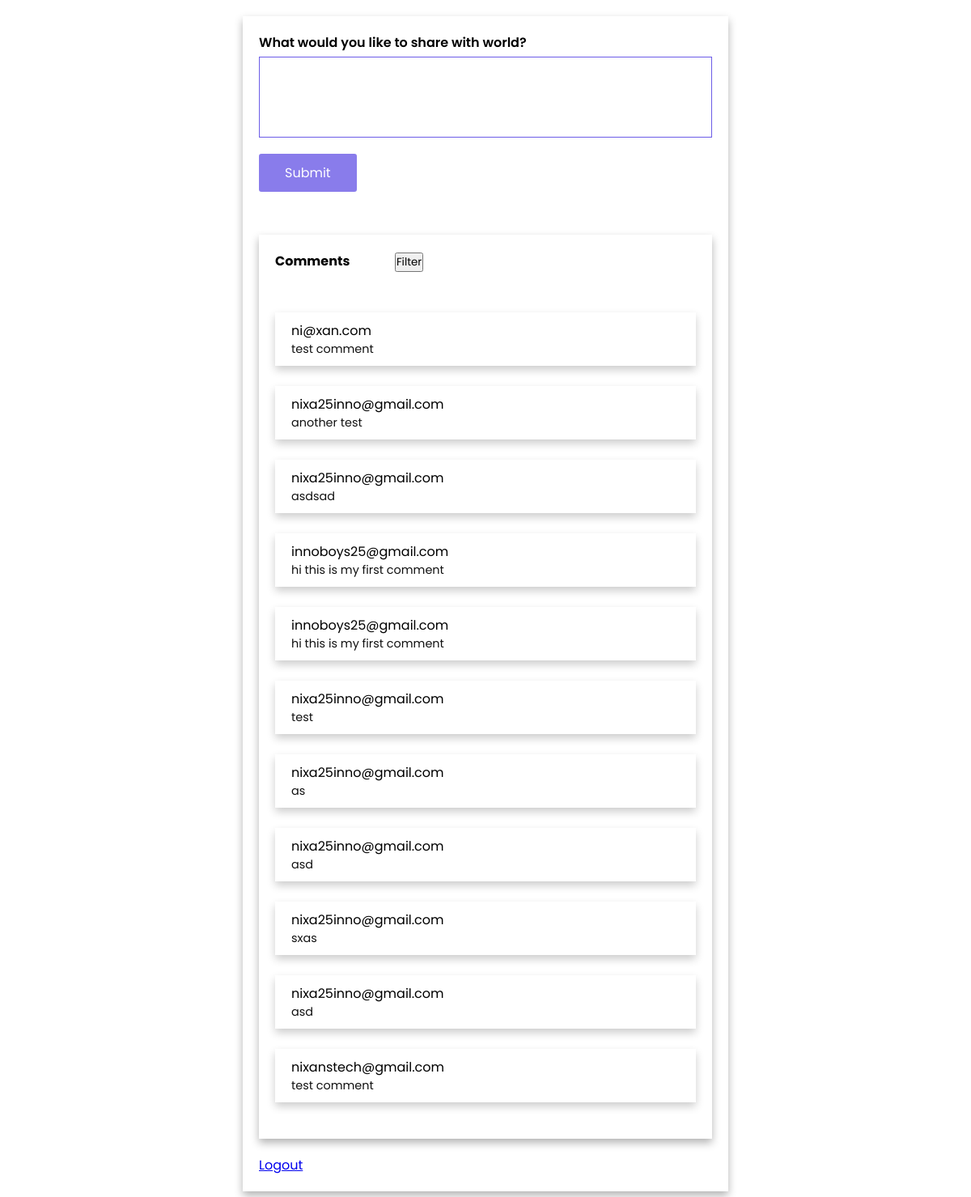
The app's page /comment.php (signed in) with its own data.
### tables this page shows
CREATE TABLE `cmts` (
  `email` varchar(50) NOT NULL,
  `comments` mediumtext NOT NULL
);

### comment.php (the view, shortened to what this page needs)
<?php
include 'dbconfig.php';
?>
<!DOCTYPE html>
<html lang="en">
<head>
	<link rel="stylesheet" type="text/css" href="style.css">
</head>
<body>
	<div class="wrapper">
		<form action="" method="POST" class="form">
			<div class="input-group textarea">
				<label for="comment">What would you like to share with world? </label>
				<textarea  name="comment"  required></textarea>
			</div>
			<div class="input-group">
				<button name="submit" class="btn">Submit</button>
			</div>
		</form>
		<div class="wrappercmd">
			<form action="" method="POST" class="form" >
					<label for="name"><b>Comments</b></label>&nbsp;&nbsp;&nbsp;&nbsp;&nbsp;&nbsp;&nbsp;&nbsp;&nbsp;&nbsp;&nbsp;&nbsp;
					<button name="filter" class="btn">Filter</button>
			</form>
			<div class="prev-comments">
			<?php
			$sql = "SELECT * FROM cmts";
			$result = mysqli_query($con, $sql);
			if (mysqli_num_rows($result) > 0) {
				while ($row = mysqli_fetch_assoc($result)) {
			?>
			<div class="single-item">
				<?php echo $row['email']; ?></a><br>
				<p><?php echo $row['comments']; ?></p>
			</div>
			<?php
				}
			}
			?>
			</div>
		</div>
		<a href="logout.php">Logout</a>
	</div>
</body>
</html>

### style.css (style rules this page uses)
* { margin: 0; padding: 0; box-sizing: border-box; font-family: 'Poppins', sans-serif; }
body { width: 100%; min-height: 100vh; background-position: center; background-size: cover; display: flex; justify-content: center; align-items: center; }
body { width: 100%; min-height: 100vh; display: flex; justify-content: center; align-items: center; flex-direction: column; }
.wrapper { padding: 20px; background: #FFF; box-shadow: 0 5px 10px rgba(0,0,0,0.3); width: 600px; min-height: 400px; margin: 20px 0; }
.wrappercmd { padding: 20px; background: #FFF; box-shadow: 0 5px 10px rgba(0,0,0,0.3); width: 560px; min-height: 400px; margin: 20px 0; }
.wrapper .form .input-group { width: 100%; height: 50px; margin-bottom: 50px; }
.wrapper .form .input-group label { font-weight: 600; margin-bottom: 5px; display: block; }
.wrapper .form .input-group .btn { margin: 20px 0; display: block; padding: .7rem 2rem; opacity: .8; color: #FFF; background: #6c5ce7; border: none; outline: none; border-radius: 3px; cursor: pointer; font-size: 1rem; transition: .3s ease-in; }
.wrapper .form .input-group input, .wrapper .form .input-group textarea { width: 100%; height: 100%; border: 1px solid #6c5ce7; outline: none; padding: 5px 10px; }
.wrapper .form .input-group.textarea { height: 100px; }
.wrapper .form .input-group.textarea textarea { resize: none; }
.wrapper .prev-comments { margin-top: 50px; }
.wrapper .prev-comments .single-item { background: #FFF; box-shadow: 0 5px 10px rgba(0,0,0,0.2); padding: 10px 20px; text-align: left; margin-bottom: 25px; }
.wrapper .prev-comments .single-item p { font-size: .9rem; color: #111; }

### records on screen
cmts: email "ni@xan.com", comments "test comment"
cmts: email "nixa25inno@gmail.com", comments "another test"
cmts: email "nixa25inno@gmail.com", comments "asdsad"
cmts: email "innoboys25@gmail.com", comments "hi this is my first comment"
cmts: email "innoboys25@gmail.com", comments "hi this is my first comment"
cmts: email "nixa25inno@gmail.com", comments "test"
cmts: email "nixa25inno@gmail.com", comments "as"
cmts: email "nixa25inno@gmail.com", comments "asd"
cmts: email "nixa25inno@gmail.com", comments "sxas"
cmts: email "nixa25inno@gmail.com", comments "asd"
cmts: email "nixanstech@gmail.com", comments "test comment"
